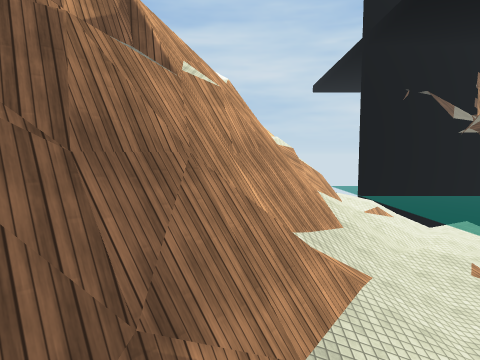
View 1 (above)

16 first-person views from a walk through a Unity game level. The camera is 1.4 m above the floor, tilts 4° down and sees 70° across. The floor is counted in squares, 2 m on a side. Each view is taken from the middle of a square. On the plan, view 1 faces up. The plan holds only what a view shows up to about 11 squares ahead; the rest is blank. The place goes on beyond the plan. Surface patterns are stand-ins for the level's own textures.

View 2
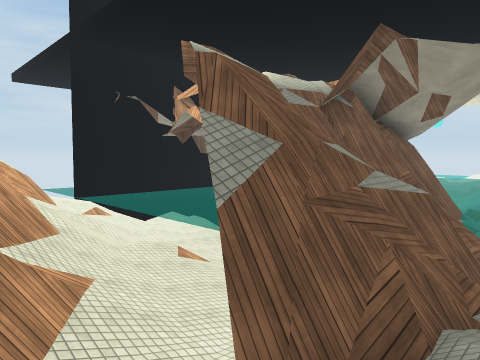

View 3
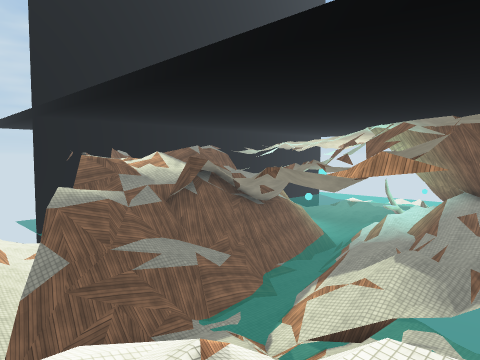

View 4
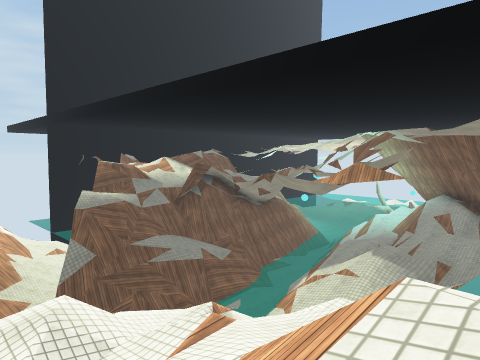

View 5
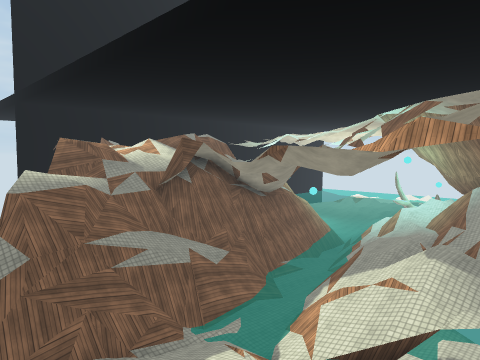

View 6
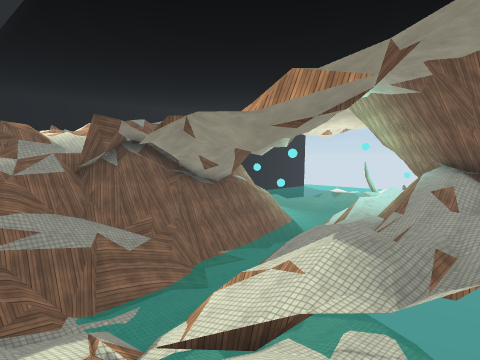

View 7
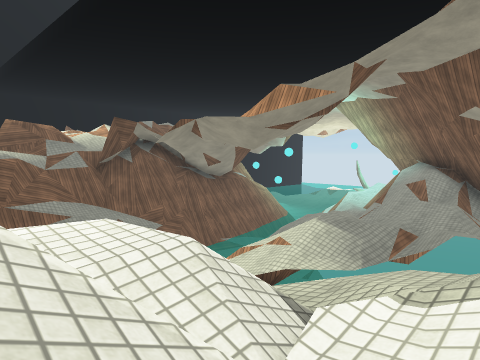

View 8
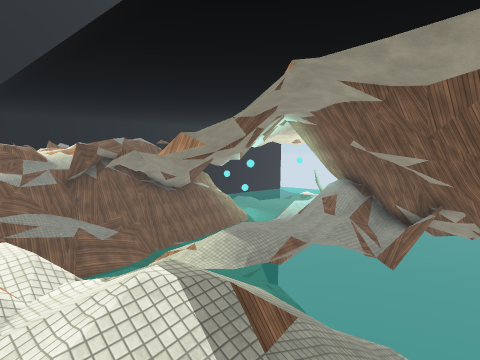

View 9
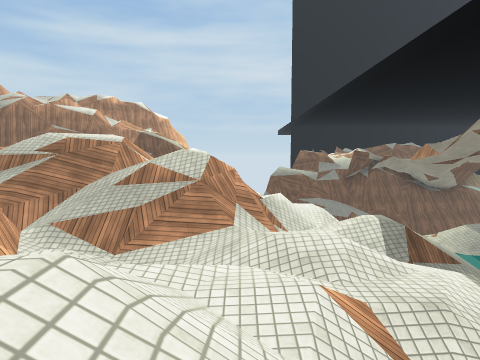

View 10
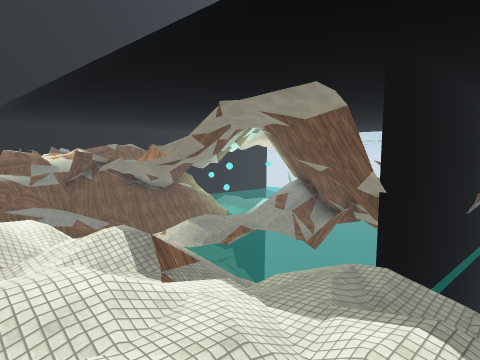

View 11
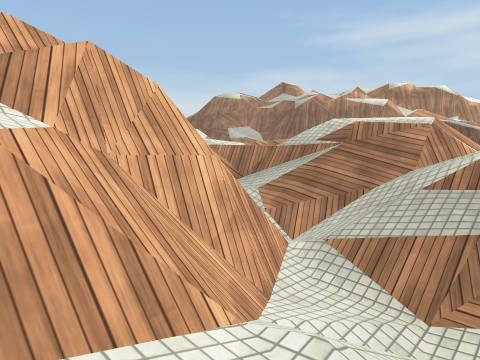

View 12
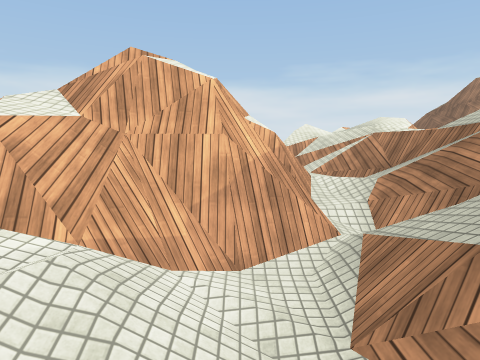

View 13
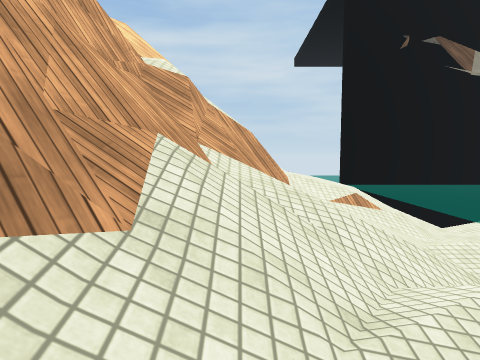

View 14
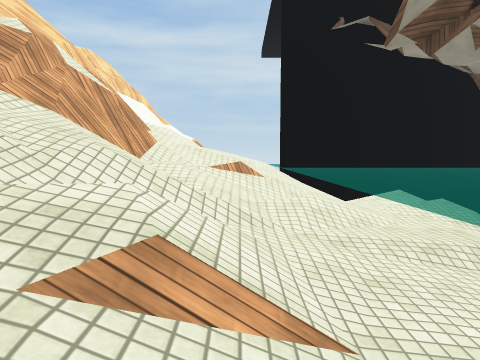

View 15
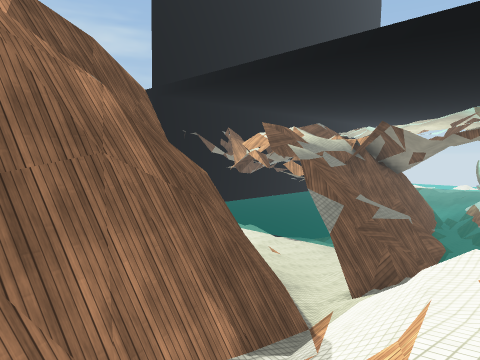

View 16
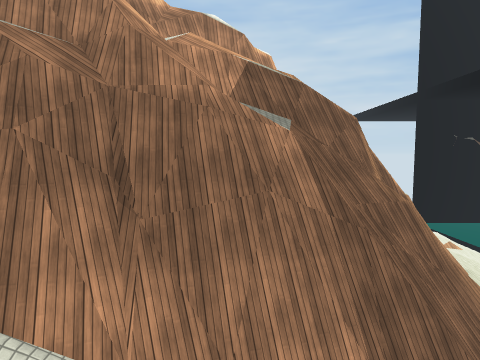

### Floor plan
Key: @ floor where view 1 was taken; # wall or solid block; x gap in a wall; . main floor; : floor 0.25 m higher than the main floor; + floor 4.5 m higher than the main floor; * floor 6.5 m higher than the main floor; / step, stairs or slope; = window, fence, low wall or low ledge.
Columns run from 6 left of view 1 to 13 right of it. Each row starts with its distance up from view 1.
 15      //    ########
 14      //=
 13
 12        ///
 11       ==#///
 10       ###///
  9        ##///
  8       ##=///
  7       #=////
  6       ##////
  5       ##////
  4       #////
  3      ##=//// ... ##
  2      ##//////####=.
  1  #####//#####//..
  0 ###///@  ///..//=
 -1    ////   //////....
 -2  /     // // #......
 -3   /   ==+/ =x:.....
 -4         /=  ##...
 -5      =///=/   /..
 -6  //////////
 -7 ///////#////
 -8 //=#*//#//=/
 -9  =###=// //
-10  ####//////      ###
-11     #///////
-12     ##//////
-13       //
-14        /

Where each view was taken, in squares from view 1:
view 1: 0 up, 0 right, facing up
view 2: 0 up, 0 right, facing up-right
view 3: 6 down, 0 right, facing up-right
view 4: 7 down, 1 left, facing up-right
view 5: 5 down, 1 right, facing up-right
view 6: 6 down, 3 right, facing up-right
view 7: 7 down, 2 right, facing up-right
view 8: 10 down, 2 right, facing up-right
view 9: 14 down, 1 right, facing up
view 10: 13 down, 1 right, facing up-right
view 11: 12 down, 0 right, facing up-left
view 12: 10 down, 1 right, facing left
view 13: 4 up, 2 right, facing up
view 14: 4 up, 4 right, facing up
view 15: 2 down, 5 left, facing up-right
view 16: 3 down, 4 left, facing up
